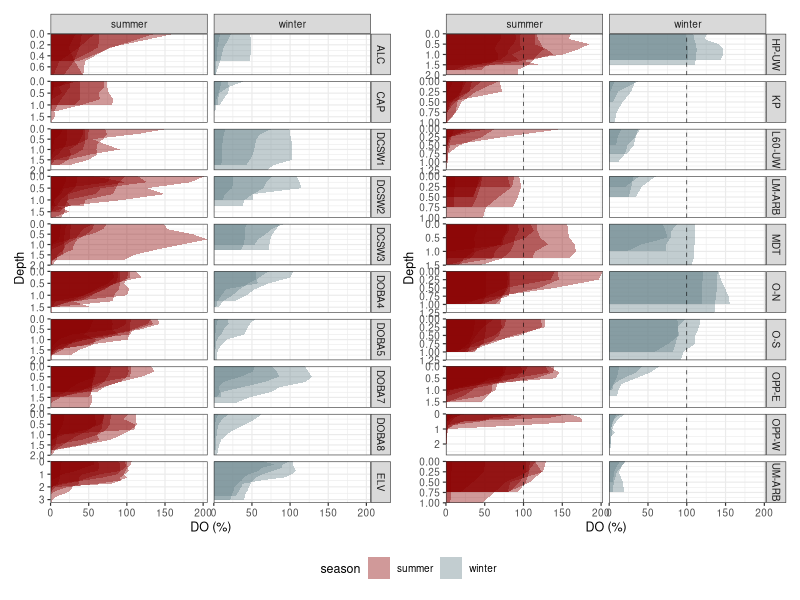
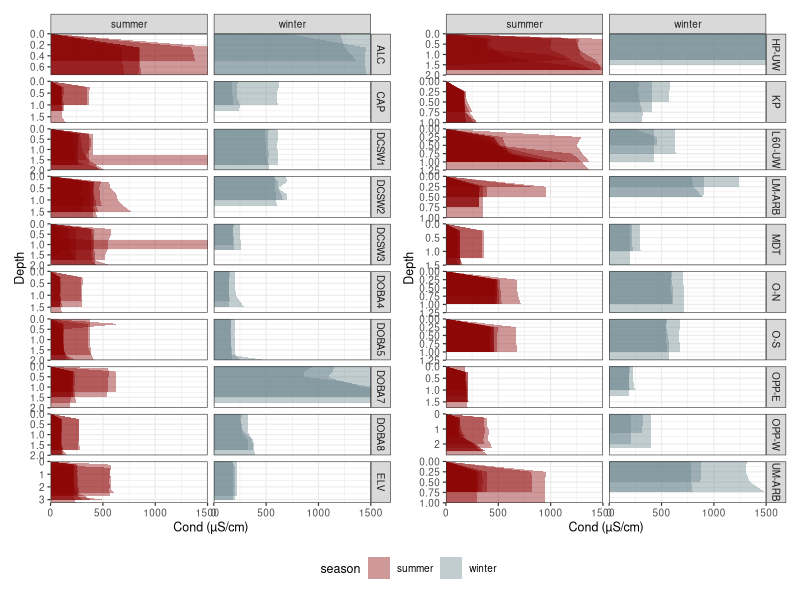
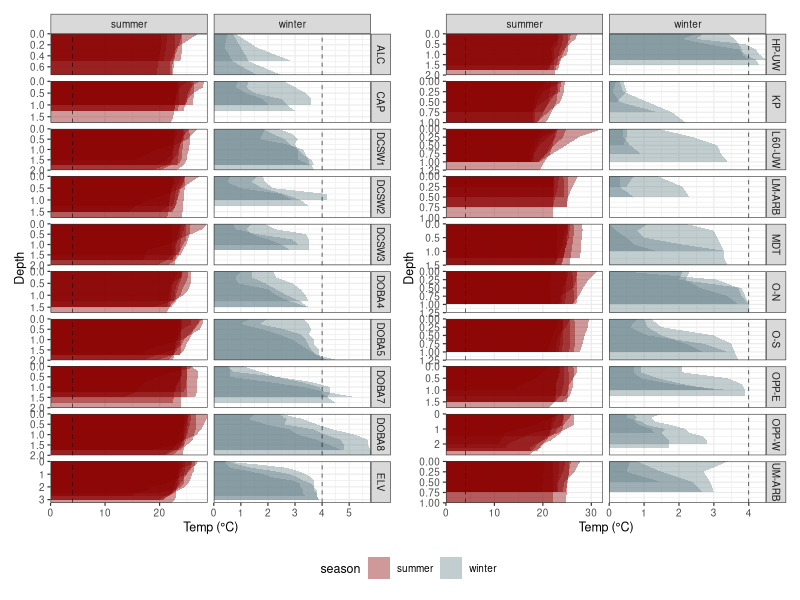
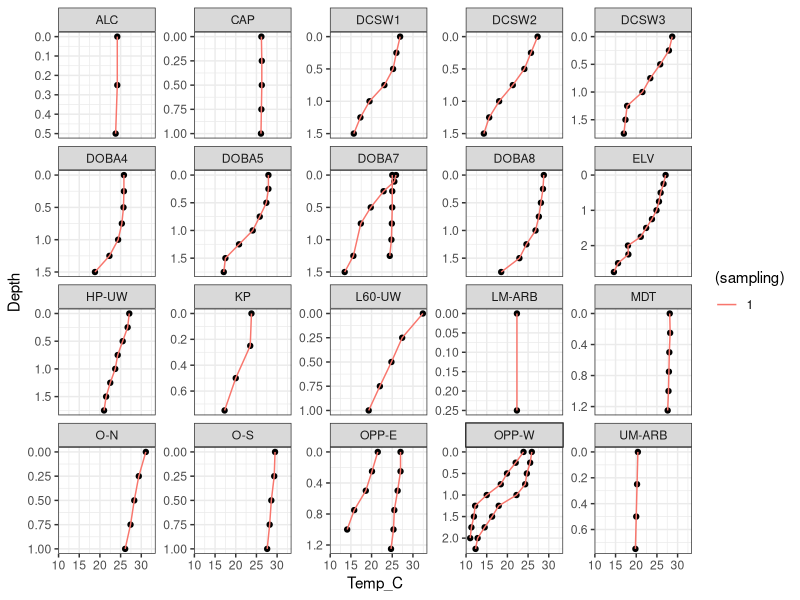
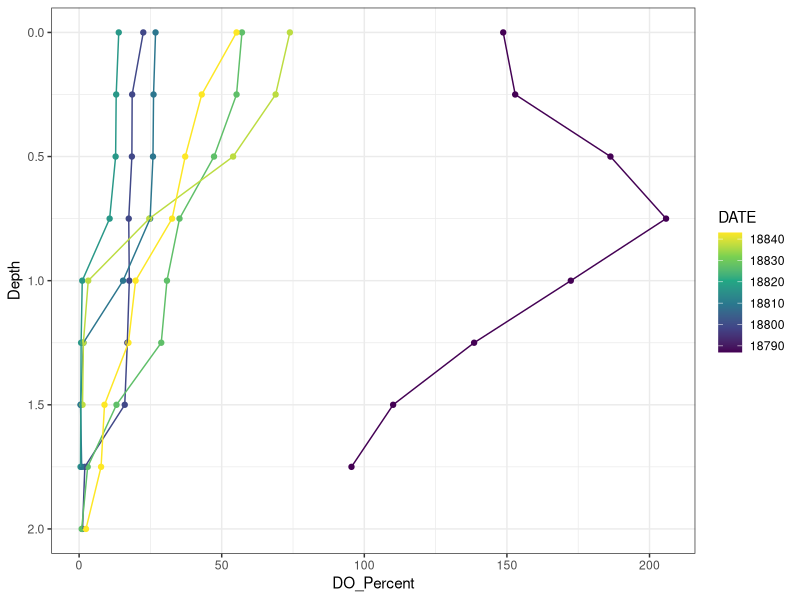
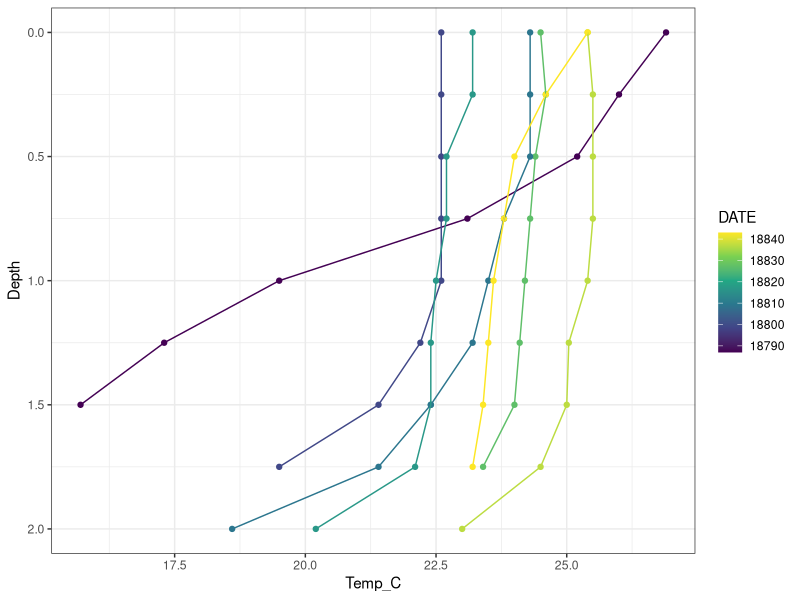
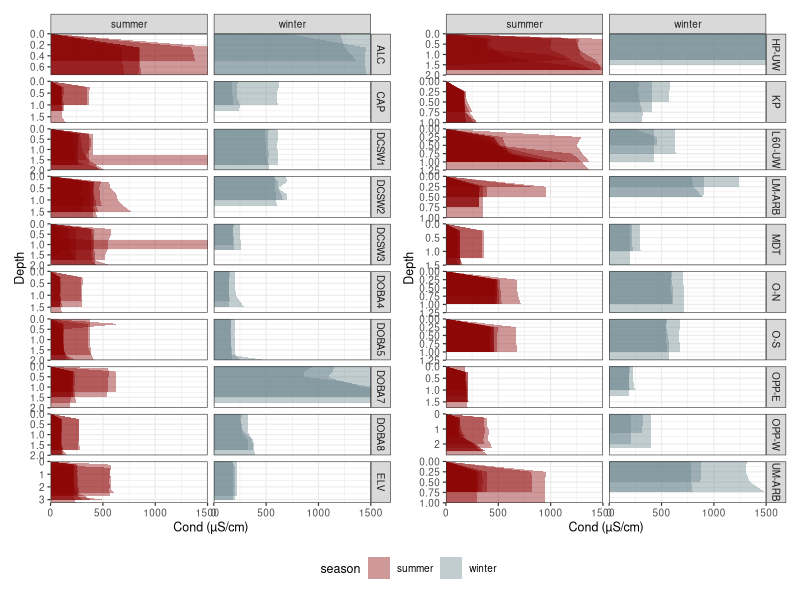
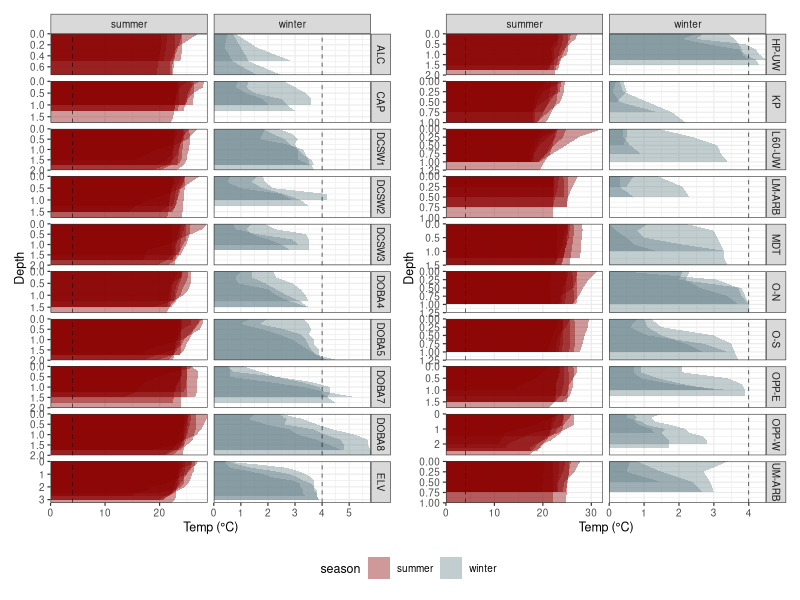

R code for these plots, in order:
library(tidyverse)
library(lubridate)
library(patchwork)
setwd("/Users/adriannagorsky/Documents/urban_pond_mixing/urban_ponds/")
raw = read_csv('data/tempdo/tempdo.csv') |> 
  mutate(season = case_when(month(DATE) <= 3 ~ 'winter',
                            month(DATE) > 3 ~ 'summer'))%>%
  mutate(sampling = ifelse(DATE > as.Date("2022-01-31"), "3",
                           ifelse(DATE < as.Date("2022-01-25"), "1", "2")))


ponds = unique(raw$pond)


p1 = ggplot(raw |> filter(pond %in% ponds[1:10])) +
  geom_ribbon(aes(x = Depth, ymin = 0, ymax = DO_Percent, group = DATE, fill = season), 
              alpha = 0.4) +
  #geom_hline(yintercept = 100, linetype = 2, size = 0.2) +
  scale_fill_manual(values = c('red4','lightblue4')) +
  coord_flip(expand = 0) +
  scale_x_reverse() +
  ylab('DO (%)') +
  facet_grid(pond~season, scales = 'free_y') +
  theme_bw(base_size = 9)

p2 = ggplot(raw |> filter(pond %in% ponds[11:20])) +
  geom_ribbon(aes(x = Depth, ymin = 0, ymax = DO_Percent, group = DATE, fill = season), 
              alpha = 0.4) +
  geom_hline(yintercept = 100, linetype = 2, size = 0.2) +
  scale_fill_manual(values = c('red4','lightblue4')) +
  coord_flip(expand = 0) +
  scale_x_reverse() +
  ylab('DO (%)') +
  facet_grid(pond~season, scales = 'free_y') +
  theme_bw(base_size = 9)

p1 + p2 + plot_layout(guides = 'collect') &
  theme(legend.position = 'bottom')
#ggsave('figures/profiles/pondsdo.png', height = 9, width = 6.5, dpi = 500, units = 'in')



p3 = ggplot(raw |> filter(pond %in% ponds[1:10])) +
  geom_ribbon(aes(x = Depth, ymin = 0, ymax = Conductivity, group = DATE, fill = season), 
              alpha = 0.4) +
  # geom_hline(yintercept = 100, linetype = 2, size = 0.2) +
  scale_fill_manual(values = c('red4','lightblue4')) +
  coord_flip(expand = 0, ylim = c(0,1500)) +
  scale_x_reverse() +
  ylab('Cond (µS/cm)') +
  facet_grid(pond~season, scales = 'free_y') +
  theme_bw(base_size = 9)

p4 = ggplot(raw |> filter(pond %in% ponds[11:20])) +
  geom_ribbon(aes(x = Depth, ymin = 0, ymax = Conductivity, group = DATE, fill = season), 
              alpha = 0.4) +
  # geom_hline(yintercept = 100, linetype = 2, size = 0.2) +
  scale_fill_manual(values = c('red4','lightblue4')) +
  coord_flip(expand = 0, ylim = c(0,1500)) +
  scale_x_reverse() +
  ylab('Cond (µS/cm)') +
  facet_grid(pond~season, scales = 'free_y') +
  theme_bw(base_size = 9)

p3 + p4 + plot_layout(guides = 'collect') &
  theme(legend.position = 'bottom')
ggsave('figures/profiles/pondscond.png', height = 9, width = 6.5, dpi = 500, units = 'in')

p5 = ggplot(raw |> filter(pond %in% ponds[1:10])) +
  geom_ribbon(aes(x = Depth, ymin = 0, ymax = Temp_C, group = DATE, fill = season), 
              alpha = 0.4) +
  geom_hline(yintercept = 4, linetype = 2, size = 0.2) +
  scale_fill_manual(values = c('red4','lightblue4')) +
  coord_flip(expand = 0) +
  scale_x_reverse() +
  ylab('Temp (°C)') +
  facet_grid(pond~season, scales = 'free') +
  theme_bw(base_size = 9)

p6 = ggplot(raw |> filter(pond %in% ponds[11:20])) +
  geom_ribbon(aes(x = Depth, ymin = 0, ymax = Temp_C, group = DATE, fill = season), 
              alpha = 0.4) +
  geom_hline(yintercept = 4, linetype = 2, size = 0.2) +
  scale_fill_manual(values = c('red4','lightblue4')) +
  coord_flip(expand = 0) +
  scale_x_reverse() +
  ylab('Temp (°C)') +
  facet_grid(pond~season, scales = 'free') +
  theme_bw(base_size = 9)

p5 + p6 + plot_layout(guides = 'collect') &
  theme(legend.position = 'bottom')
ggsave('figures/profiles/pondstemp.png', height = 9, width = 6.5, dpi = 500, units = 'in')


ggplot(dplyr::filter(raw, DATE < as.Date("2021-06-15")))+
  geom_point(aes(x = Temp_C, y = Depth))+
  geom_path(aes(x = Temp_C, y = Depth, group = DATE, color = (sampling)))+
  scale_y_reverse()+
  facet_wrap(~pond, scales = "free_y")+
  theme_bw()

ggplot(dplyr::filter(raw, DATE < as.Date("2021-10-15") & pond %in% "DCSW3"))+
  geom_point(aes(x = DO_Percent, y = Depth, color = DATE))+
geom_path(aes(x = DO_Percent, y = Depth, group = DATE, color = DATE))+
  scale_color_viridis_c()+
  scale_y_reverse()+
  theme_bw()

ggplot(dplyr::filter(raw, DATE < as.Date("2021-10-15") & pond %in% "DCSW1"))+
  geom_point(aes(x = Temp_C, y = Depth, color = DATE))+
  geom_path(aes(x = Temp_C, y = Depth, group = DATE, color = DATE))+
  scale_color_viridis_c()+
  scale_y_reverse()+
  theme_bw()

ggsave('figures/profiles/winter_temp.png', height = 10, width = 12, dpi = 500, units = 'in')
